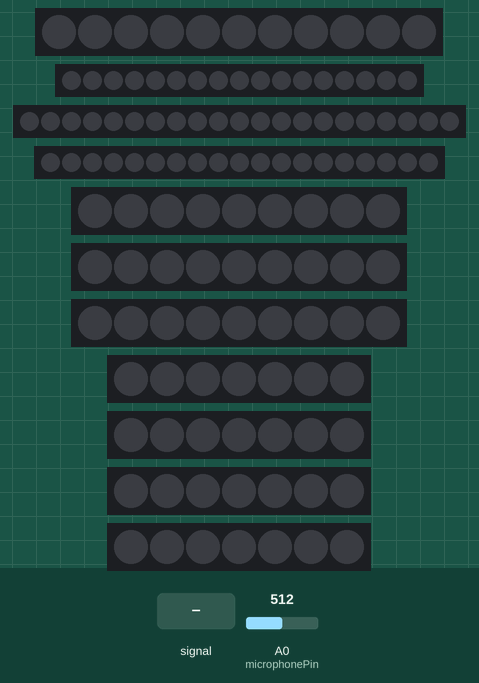
A sketch run on a simulated Arduino Mega 2560, built with avr-gcc and run on an emulated ATmega2560. Parts: 11 RGB LEDs in strip order, left to right, 17 RGB LEDs in strip order, left to right, 21 RGB LEDs in strip order, left to right, 19 RGB LEDs in strip order, left to right, 3 × 9 RGB LEDs in strip order, left to right, 4 × 7 RGB LEDs in strip order, left to right. The inputs (shaded band) are chosen by the test bench; at power-on: A0 (microphonePin) = 512. Random numbers use the default seed unless the sketch sets one; what the sketch prints to the serial monitor is not drawn.

Above: at 1.2 s.
1.3 s: A0 (microphonePin) fed a 200 Hz sine of ±81 counts around its level
At 11.5 s:
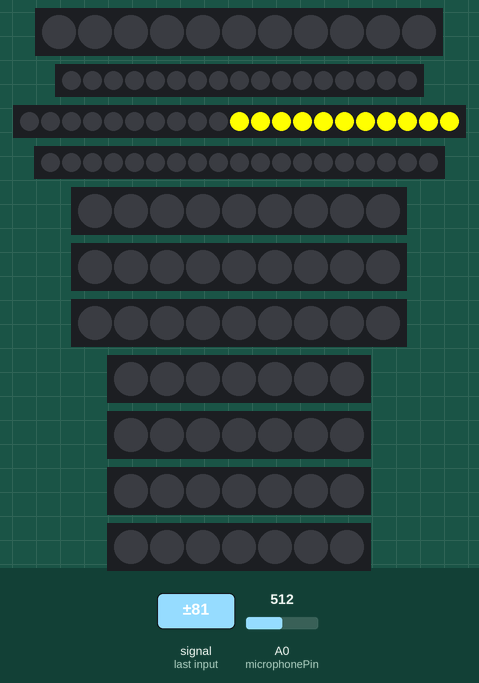
Timing chart, 0 to 11.9 s (numbered marks = the images above; inputs shaded):
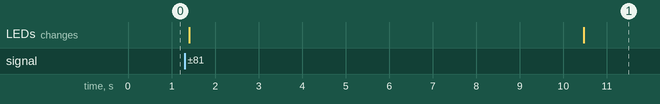

The sketch:

main_adjusted.ino
```cpp
#include <Arduino.h>
#include <FastLED.h>
#define DEBUG
// #undef DEBUG


#define COLOR_ORDER GRB

// number of leds in each strip
#define NUM_LEDS1 11
#define NUM_LEDS2 17
#define NUM_LEDS3 21
#define NUM_LEDS4 19
#define NUM_LEDS5 9
#define NUM_LEDS6 9
#define NUM_LEDS7 9
//TODO: this is legs
#define NUM_LEDS8 7
#define NUM_LEDS9 7
#define NUM_LEDS10 7
#define NUM_LEDS11 7

#define TOTAL_LEDS 122

#define NUM_SEGMENTS 11

//creating CRGB led arrays
struct CRGB leds1[NUM_LEDS1];
struct CRGB leds2[NUM_LEDS2];
struct CRGB leds3[NUM_LEDS3];
struct CRGB leds4[NUM_LEDS4];
struct CRGB leds5[NUM_LEDS5];
struct CRGB leds6[NUM_LEDS6];
struct CRGB leds7[NUM_LEDS7];
struct CRGB leds8[NUM_LEDS8];
struct CRGB leds9[NUM_LEDS9];
struct CRGB leds10[NUM_LEDS10];
struct CRGB leds11[NUM_LEDS11];

//array that stores all the segments
struct CRGB* leds[NUM_SEGMENTS];
int l2r[NUM_SEGMENTS]; // left to right

//array that contains the num of leds for each strip
int num_leds[NUM_SEGMENTS];
int l2r_num_leds[NUM_SEGMENTS]; // left to right

/**********START OF GLOBAL VARIABLES******************/
int BRIGHTNESS = 255;
int SATURATION = 255;
uint8_t hue = 0; // starting hue
long randNum;
uint32_t colour[] = {CRGB::Red, CRGB::Orange, CRGB::Yellow, CRGB::Green, CRGB::SkyBlue, CRGB::MediumPurple};
uint8_t chsvColour[] = {1, 39, 60, 120, 197, 255};
uint32_t rainbowColour;
int threshold = 25;

// Variables to control state
bool clap = false; // This is the signal frm the other team
int state = 0;
unsigned long time_since_last_clap = 0;
int opposite_animation = -1; //-1 = false, 1 = true
#define NUM_ANIMATIONS 9 // The number of animations we have programmed

int counter = 0; // TO BE REMOVED
/**********END OF GLOBAL VARIABLES******************/


/**********START OF ANIMATION FUNCTION PROTOTYPES******************/
void colorRainbowChange();
void gradualColorRainbowChange();
void brightnessChange();
void lightBottomTop();
void lightLeftRightBone();
void lightLeftRightLED();
void colourRainbowWave();
void colourRainbowBone();
/**********END OF ANIMATION FUNCTION PROTOTYPES******************/

/**********START OF ANIMATION FUNCTION IMPLEMENTATIONS******************/
// CASE 0
// change color for all bones and LEDs with preselected RGB colors
void colorRainbowChange(){
  for(int k = 0; k < 1; k++){
    for(int i = 0; i < NUM_SEGMENTS; i++){
      for(int j = 0; j < num_leds[i]; j++){
        leds[i][j] = colour[k];
      }
    }
    FastLED.show();
    delay(10);
  }
}

// CASE 1
// dim for all bones and LEDs
void brightnessChange(){
  //set colour
  rainbowColour = chsvColour[random(6)];
  for(int i = 0; i < NUM_SEGMENTS; i++){
    for(int j = 0; j < num_leds[i]; j++){
      leds[i][j] = CHSV(rainbowColour, SATURATION, BRIGHTNESS);
    }
  }
  FastLED.show();
  delay(200); //waits for 2 second

  //starts fade effect by reducing brightness of the pixel
  for(int k = 255; k >= 0; k--){
    for(int i = 0; i < NUM_SEGMENTS; i++){
      for(int j = 0; j < num_leds[i]; j++){
        leds[i][j] = CHSV(rainbowColour, SATURATION, k);
      }
    } FastLED.show();
  }
  delay(200); //waits for a second
}

// CASE 2
// light up left to right, by bone
void lightLeftRightBone() {
  rainbowColour = colour[random(6)];
  for (int k = 0; k < NUM_SEGMENTS + 1; k++){
    if(k == 9){
      for (int i = 10; i < 10 + l2r_num_leds[k]; i++) {
        (leds[l2r[k]])[i] = rainbowColour;
      }
    }else{
      for (int j = 0; j < l2r_num_leds[k]; j++) {
        (leds[l2r[k]])[j] = rainbowColour;
      }
    }

    FastLED.show();
    delay(1000);
  }
}

// CASE 3
// light up left to right, by LEDs
// currently giving out randomized leds lighting up patterns
void lightLeftRightLED() {
  rainbowColour = colour[random(6)];
  for (int k = 0; k < NUM_SEGMENTS; k++){
    for (int i = num_leds[k] - 1; i >= 0; i--) {
      (leds[k])[i] = rainbowColour;
      FastLED.show();
    }
  }
}

// CASE 4
// rainbow wave
void colourRainbowWave() {
  unsigned long start = millis();
  while(millis() - start < 1000){
    for (int j = 0; j < 255; j++) {
      for (int k = 0; k < NUM_SEGMENTS; k++){
        for (int i = 0; i < num_leds[k]; i++) {
          (leds[k])[i] = CHSV(i - (j * 4), SATURATION, BRIGHTNESS);
        }
        FastLED.show();
      }
    }
  }
}

// CASE 5
// each bone different rainbow colour left to right
void colourRainbowBone() {
  for (int j = 0; j < 255; j++) {
    for (int k = 0; k < NUM_SEGMENTS; k++){
      for (int i = 0; i < num_leds[k]; i++) {
        if (k == 0 ) {
          (leds[k])[i] = CRGB::MediumPurple;
        } else if (k == 1) {
          (leds[k])[i] = CRGB::Red;
        } else if (k == 2) {
          (leds[k])[i] = CRGB::Orange;
        } else if (k == 3) {
          (leds[k])[i] = CRGB::Yellow;
        } else if (k == 4 || k == 7 || k == 8) {
          (leds[k])[i] = CRGB::Green;
        } else if (k == 5) {
          (leds[k])[i] = CRGB::SkyBlue;
        } else if (k == 6 || k == 9 || k == 10) {
          (leds[k])[i] = CRGB::CadetBlue;
        }
      }
      FastLED.show();
    }
  }
}


// CASE 6
//flickers random leds on/off
void flicker(CRGB colour){

  unsigned long start = millis();
  unsigned long last = millis();
  int strip = random(NUM_SEGMENTS); //pick random strip
  int position = random(num_leds[strip]);
  leds[strip][position] = colour;

  while(true){

    //every x millis, flicker another led off/on
    if (millis() - last > 10){
      strip = random(NUM_SEGMENTS);
      position = random(num_leds[strip]);  // Pick an LED at random.
      leds[strip][position] = colour;
      last = millis();
    }

    //after a while, make the entire thing coloured so that animation doesn't take too long
    if (millis() - start > 1000){

      for (int i = 0; i < NUM_SEGMENTS; i++){
        for (int k = 0; k < num_leds[i]; k++){
          leds[i][k] = colour;
        }
      }
      FastLED.show();
      break;
    }
     FastLED.show();
  }
}

// CASE 7
// Flashes bones on randomly
void flash_bones(){
  unsigned long start = millis();
  while(millis() - start < 1000){
    CRGB random_color = colour[random(6)];
    int random_bone = random(NUM_SEGMENTS);
    for(int i = 0; i < num_leds[random_bone]; i++){
      (leds[random_bone])[i] = random_color;
      FastLED.show();
    }
    delay(100);
    for(int i = 0; i < num_leds[random_bone]; i++){
      (leds[random_bone])[i] = CRGB::Black;
    }

  }
}

// CASE 8
// change color for all bones and LEDs smoothly
void gradualColorRainbowChange(){
  for(hue; hue < BRIGHTNESS ; hue++ ){
    for(int i = 0; i < NUM_SEGMENTS; i++){
      for(int j = 0; j < num_leds[i]; j++){
        leds[i][j] = CHSV(hue, 255, BRIGHTNESS);
      }
    }
    // delay(5);
    FastLED.show();
  }
  hue = 0;
}

//TODO FIX THIS
// light up bottom to top, by LEDs
void lightBottomTop(){
  rainbowColour = colour[random(6)];
  // legs lights up
  int i = 4;
  int j;
  for(j = num_leds[i]; j >= 0; j--){
    while(i < NUM_SEGMENTS){
      leds[i][j] = rainbowColour;
      FastLED.show();
      i++;
    }
  }
  // head lights up
  i = 0;
  for(j = num_leds[i] - 1; j>= 0; j--){
      leds[i][j] = rainbowColour;
      FastLED.show();
  }
  // spine lights up
  for(i = 2; i < 5; i++){
    for(j = num_leds[i] - 1; j >= 0; j--){
      leds[i][j] = rainbowColour;
      FastLED.show();
    }
  }
}

/**********END OF ANIMATION FUNCTION IMPLEMENTATIONS******************/


const int microphonePin = A0;
void setup()
{
  FastLED.setBrightness(BRIGHTNESS);

  LEDS.addLeds<WS2812B, 2, COLOR_ORDER>(leds1, NUM_LEDS1);  // Body
  LEDS.addLeds<WS2812B, 3, COLOR_ORDER>(leds2, NUM_LEDS2);
  LEDS.addLeds<WS2812B, 4, COLOR_ORDER>(leds3, NUM_LEDS3);
  LEDS.addLeds<WS2812B, 5, COLOR_ORDER>(leds4, NUM_LEDS4);
  LEDS.addLeds<WS2812B, 6, COLOR_ORDER>(leds5, NUM_LEDS5);
  LEDS.addLeds<WS2812B, 7, COLOR_ORDER>(leds6, NUM_LEDS6);
  LEDS.addLeds<WS2812B, 8, COLOR_ORDER>(leds7, NUM_LEDS7);
  LEDS.addLeds<WS2812B, A1, COLOR_ORDER>(leds8, NUM_LEDS8);  // Feet
  LEDS.addLeds<WS2812B, A2, COLOR_ORDER>(leds9, NUM_LEDS9);
  LEDS.addLeds<WS2812B, A3, COLOR_ORDER>(leds10, NUM_LEDS10);
  LEDS.addLeds<WS2812B, A4, COLOR_ORDER>(leds11, NUM_LEDS11);

  //setting up segment array
  leds[0] = leds1;
  leds[1] = leds2;
  leds[2] = leds3;
  leds[3] = leds4;
  leds[4] = leds5;
  leds[5] = leds6;
  leds[6] = leds7;
  leds[7] = leds8;
  leds[8] = leds9;
  leds[9] = leds10;
  leds[10] =leds11;

  //setting up num of leds per strip array
  num_leds[0] = NUM_LEDS1;
  num_leds[1] = NUM_LEDS2;
  num_leds[2] = NUM_LEDS3;
  num_leds[3] = NUM_LEDS4;
  num_leds[4] = NUM_LEDS5;
  num_leds[5] = NUM_LEDS6;
  num_leds[6] = NUM_LEDS7;
  num_leds[7] = NUM_LEDS8;
  num_leds[8] = NUM_LEDS9;
  num_leds[9] = NUM_LEDS10;
  num_leds[10] = NUM_LEDS11;

  //left to right mapping
  l2r[0] = 0;
  l2r[1] = 1;
  l2r[2] = 7;
  l2r[3] = 4;
  l2r[4] = 8;
  l2r[5] = 5;
  l2r[6] = 2;
  l2r[7] = 6;
  l2r[8] = 9;
  l2r[9] = 2;
  l2r[10] = 10;
  l2r[11] = 3;

  // l2r leds separating strip 2 into 2 sections
  l2r_num_leds[0] = NUM_LEDS1;
  l2r_num_leds[1] = NUM_LEDS2;
  l2r_num_leds[2] = NUM_LEDS8;
  l2r_num_leds[3] = NUM_LEDS5;
  l2r_num_leds[4] = NUM_LEDS9;
  l2r_num_leds[5] = NUM_LEDS6;
  l2r_num_leds[6] = 10;
  l2r_num_leds[7] = NUM_LEDS7;
  l2r_num_leds[8] = NUM_LEDS10;
  l2r_num_leds[9] = 11;
  l2r_num_leds[10] = NUM_LEDS11;
  l2r_num_leds[11] = NUM_LEDS4;


  // generate a random number
  Serial.begin(9600);
  randomSeed(analogRead(0));
}

void loop()
{
  Serial.print("Counter = ");
  Serial.println(counter);
  int mn = 1024;
  int mx = 0;

  for (int i = 0; i < 1000; ++i)
  {

    int val = analogRead(microphonePin);

    mn = min(mn, val);
    mx = max(mx, val);
  }

  int delta = mx - mn;

#ifdef DEBUG
//  Serial.print("Min=");
//  Serial.print(mn);
//  Serial.print(" Max=");
//  Serial.print(mx);
//  Serial.print(" Delta=");
//  Serial.println(delta);
#endif // DEBUG

  if (delta > threshold)
  {
    lightLeftRightBone();
    // actuate
//    state = random(NUM_ANIMATIONS);
//    state = counter%9;
//    counter++;
//    Serial.print("STATE = ");
//    Serial.println(state);
//    switch(state){
//        case 0:
//          colorRainbowChange();
//          break;
//        case 1:
//          brightnessChange();
//          break;
//        case 2:
//          lightLeftRightBone();
//          break;
//        case 3:
//          lightLeftRightLED();
//          break;
//        case 4:
//          colourRainbowWave();
//          break;
//        case 5:
//          colourRainbowBone();
//          break;
//        case 6:
//          flicker(CRGB::White);
//          break;
//        case 7:
//          flash_bones();
//        case 8:
//          gradualColorRainbowChange();
//        default:
//          break;
//      }

      //reset to black
    for(int i = 0; i < NUM_SEGMENTS; i++){
      for(int j = 0; j < num_leds[i]; j++){
        leds[i][j] = CRGB::Black;
      }
    }
    FastLED.show();
    delay(100);

  }
}
```
